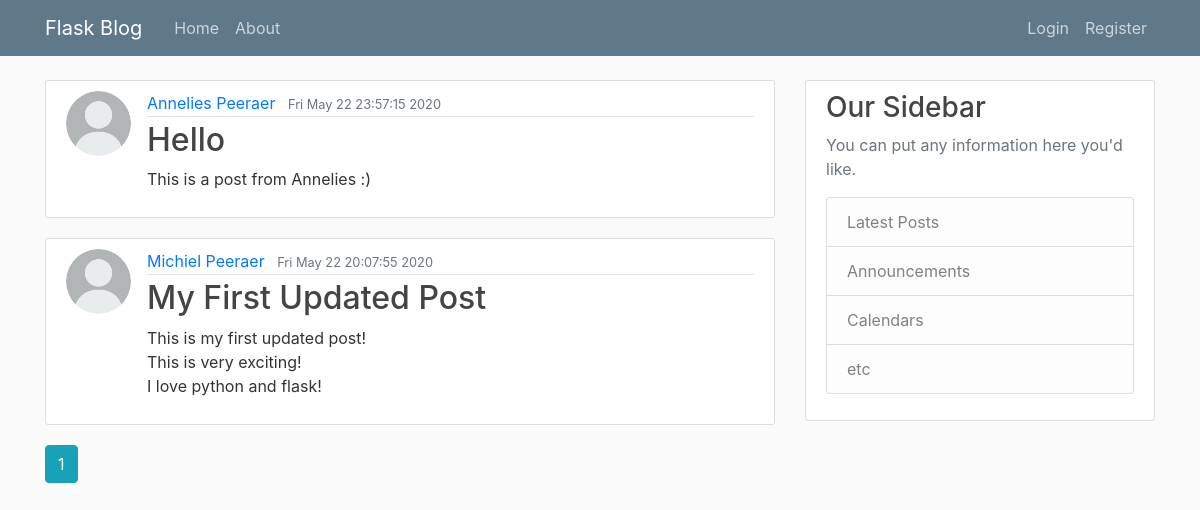
Page /home on the earlier database version.
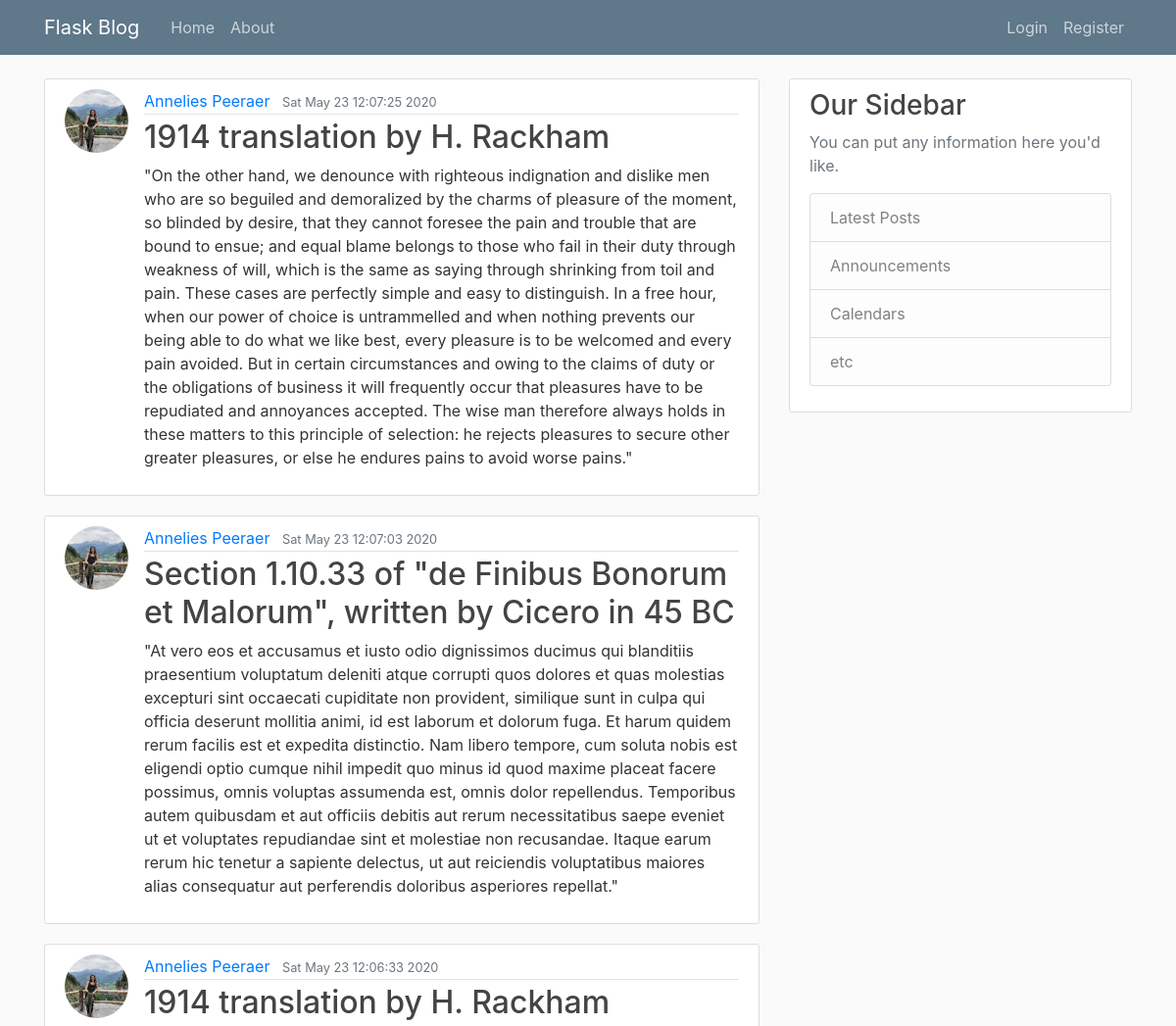
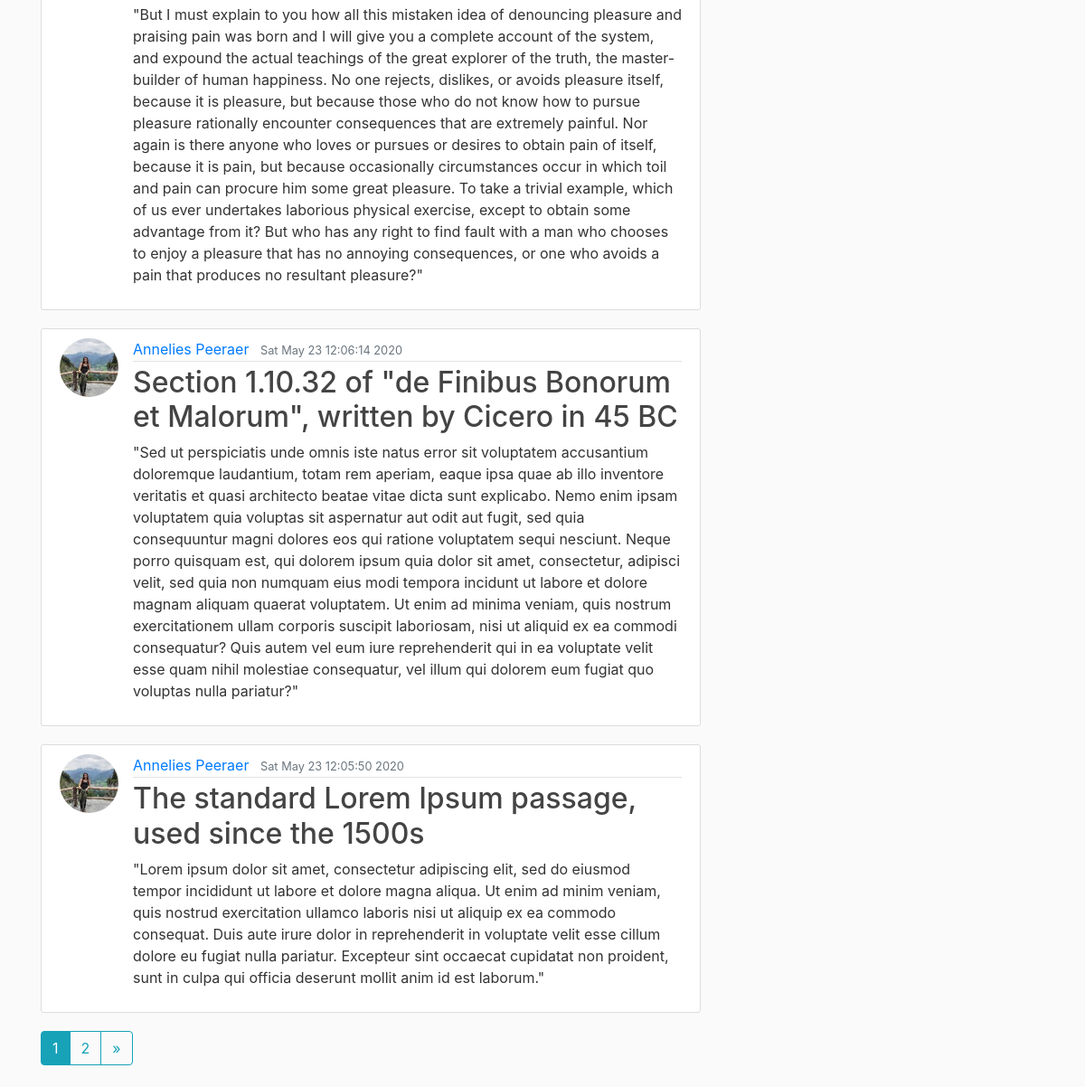
Same page on the later database version (2 pictures, top to bottom).
### flaskblog/models.py (models this page shows, shortened)
class Post(db.Model):
    id = db.Column(db.Integer, primary_key=True)
    title = db.Column(db.String(100), nullable=False)
    date_posted = db.Column(db.DateTime, nullable=False, default=datetime.now)
    content = db.Column(db.Text, nullable=False)
    user_id = db.Column(db.Integer, db.ForeignKey('user.id'), nullable=False)

class User(db.Model, UserMixin):
    id = db.Column(db.Integer, primary_key=True)
    username = db.Column(db.String(20), unique=True, nullable=False)
    email = db.Column(db.String(120), unique=True, nullable=False)
    image_file = db.Column(db.String(20), nullable=False, default='default.jpg')
    password = db.Column(db.String(60), nullable=False)
    posts = db.relationship('Post', backref='author', lazy=True)

### flaskblog/routes.py (the view)
@app.route("/")
@app.route("/home")
def home():
    page = request.args.get('page', 1, type=int)
    posts = Post.query.order_by(Post.date_posted.desc()).paginate(page=page, per_page=5)
    return render_template('home.html', posts=posts)

### flaskblog/templates/home.html (shortened to what this page needs)
{% extends "layout.html" %}
{% block content %}
    {% for post in posts.items %}
        <article class="media content-section">
            <img class="rounded-circle article-img" src="{{ url_for('static', filename='profile_pics/' + post.author.image_file) }}">
            <div class="media-body">
                <div class="article-metadata">
                    <a class="mr-2" href="#">{{ post.author.username }}</a>
                    <small class="text-muted">{{ post.date_posted.strftime('%c') }}</small>
                </div>
                <h2><a class="article-title" href="{{ url_for('post', post_id=post.id) }}">{{ post.title }}</a></h2>
                <p class="article-content">{{ post.content }}</p>
            </div>
        </article>
    {% endfor %}
    <div class="btn-group">
        {% for page_num in posts.iter_pages(left_edge=1, right_edge=1, left_current=1, right_current=2) %}
            {% if page_num %}
                {% if posts.page == page_num %}
                    <a class="btn btn-info mb-4" href="{{ url_for('home', page=page_num) }}">{{ page_num }}</a>
                {% else %}
                    <a class="btn btn-outline-info mb-4" href="{{ url_for('home', page=page_num) }}">{{ page_num }}</a>
                {% endif %}
            {% else %}
                <span class="btn btn-outline-info mb-4 disabled">...</span>
            {% endif %}
        {% endfor %}
        {% if posts.has_next %}
            <a class="btn btn-outline-info mb-4" href="{{ url_for('home', page=posts.next_num) }}">
                <span>&raquo;</span>
            </a>
        {% endif %}
    </div>
{% endblock content %}

### flaskblog/templates/layout.html (shortened to what this page needs)
<!DOCTYPE html>
<html lang="en">
<head>
    <link rel="stylesheet" href="https://stackpath.bootstrapcdn.com/bootstrap/4.5.0/css/bootstrap.min.css">
    <link rel="stylesheet" type="text/css" href="{{ url_for('static', filename='main.css') }}">
</head>
<body>
    <header class="site-header">
        <nav class="navbar navbar-expand-md navbar-dark bg-steel fixed-top">
            <div class="container">
                <a class="navbar-brand mr-4" href="/">Flask Blog</a>
                <div class="collapse navbar-collapse" id="navbarToggle">
                    <div class="navbar-nav mr-auto">
                        <a class="nav-item nav-link" href="{{ url_for('home') }}">Home</a>
                        <a class="nav-item nav-link" href="{{ url_for('about') }}">About</a>
                    </div>
                    <div class="navbar-nav">
                        {% if current_user.is_authenticated %}
                            <a class="nav-item nav-link" href="{{ url_for('new_post') }}">New Post</a>
                            <a class="nav-item nav-link" href="{{ url_for('account') }}">Account</a>
                            <a class="nav-item nav-link" href="{{ url_for('logout') }}">Logout</a>
                        {% else %}
                            <a class="nav-item nav-link" href="{{ url_for('login') }}">Login</a>
                            <a class="nav-item nav-link" href="{{ url_for('register') }}">Register</a>
                        {% endif %}
                    </div>
                </div>
            </div>
        </nav>
    </header>
    <main role="main" class="container">
        <div class="row">
            <div class="col-md-8">
                {% block content %}{% endblock content %}
            </div>
            <div class="col-md-4">
                <div class="content-section">
                    <h3>Our Sidebar</h3>
                    <p class='text-muted'>You can put any information here you'd like.
                        <ul class="list-group">
                            <li class="list-group-item list-group-item-light">Latest Posts</li>
                            <li class="list-group-item list-group-item-light">Announcements</li>
                            <li class="list-group-item list-group-item-light">Calendars</li>
                            <li class="list-group-item list-group-item-light">etc</li>
                        </ul>
                    </p>
                </div>
            </div>
        </div>
    </main>
</body>
</html>

### flaskblog/static/main.css (style rules this page uses)
body { background: #fafafa; color: #333333; margin-top: 5rem; }
h1, h2, h3, h4, h5, h6 { color: #444444; }
.bg-steel { background-color: #5f788a; }
.site-header .navbar-nav .nav-link { color: #cbd5db; }
.content-section { background: #ffffff; padding: 10px 20px; border: 1px solid #dddddd; border-radius: 3px; margin-bottom: 20px; }
.article-title { color: #444444; }
.article-content { white-space: pre-line; }
.article-img { height: 65px; width: 65px; margin-right: 16px; }
.article-metadata { padding-bottom: 1px; margin-bottom: 4px; border-bottom: 1px solid #e3e3e3 }

Differences in the rows shown:
no longer on this page (row edited): Post: image_file (placeholder picture), author.username "Annelies Peeraer", date_posted "Fri May 22 23:57:15 2020", title "Hello", content "This is a post from Annelies :)"
no longer on this page (row edited): Post: image_file (placeholder picture), author.username "Michiel Peeraer", date_posted "Fri May 22 20:07:55 2020", title "My First Updated Post", content "This is my first updated post! This is very exciting! I love python and flask!"
added Post: image_file (picture), author.username "Annelies Peeraer", date_posted "Sat May 23 12:07:25 2020", title "1914 translation by H. Rackham", content "\"On the other hand, we denounce with righteous indignation and dislike men who are so beguiled and demoralized by the charms of pleasure of the moment, so blinded by desire, that they cannot foresee the pain and trouble that are bound to ensue; and equal blame belongs to those who fail in their duty through weakness of will, which is the same as saying through shrinking from toil and pain. These cases are perfectly simple and easy to distinguish. In a free hour, when our power of choice is untrammelled and when nothing prevents our being able to do what we like best, every pleasure is to be welcomed and every pain avoided. But in certain circumstances and owing to the claims of duty or the…"
added Post: image_file (picture), author.username "Annelies Peeraer", date_posted "Sat May 23 12:07:03 2020", title "Section 1.10.33 of \"de Finibus Bonorum et Malorum\", written by Cicero in 45 BC", content "\"At vero eos et accusamus et iusto odio dignissimos ducimus qui blanditiis praesentium voluptatum deleniti atque corrupti quos dolores et quas molestias excepturi sint occaecati cupiditate non provident, similique sunt in culpa qui officia deserunt mollitia animi, id est laborum et dolorum fuga. Et harum quidem rerum facilis est et expedita distinctio. Nam libero tempore, cum soluta nobis est eligendi optio cumque nihil impedit quo minus id quod maxime placeat facere possimus, omnis voluptas assumenda est, omnis dolor repellendus. Temporibus autem quibusdam et aut officiis debitis aut rerum necessitatibus saepe eveniet ut et voluptates repudiandae sint et molestiae non recusandae. Itaque…"
added Post: image_file (picture), author.username "Annelies Peeraer", date_posted "Sat May 23 12:06:33 2020", title "1914 translation by H. Rackham", content "\"But I must explain to you how all this mistaken idea of denouncing pleasure and praising pain was born and I will give you a complete account of the system, and expound the actual teachings of the great explorer of the truth, the master-builder of human happiness. No one rejects, dislikes, or avoids pleasure itself, because it is pleasure, but because those who do not know how to pursue pleasure rationally encounter consequences that are extremely painful. Nor again is there anyone who loves or pursues or desires to obtain pain of itself, because it is pain, but because occasionally circumstances occur in which toil and pain can procure him some great pleasure. To take a trivial example,…"
added Post: image_file (picture), author.username "Annelies Peeraer", date_posted "Sat May 23 12:06:14 2020", title "Section 1.10.32 of \"de Finibus Bonorum et Malorum\", written by Cicero in 45 BC", content "\"Sed ut perspiciatis unde omnis iste natus error sit voluptatem accusantium doloremque laudantium, totam rem aperiam, eaque ipsa quae ab illo inventore veritatis et quasi architecto beatae vitae dicta sunt explicabo. Nemo enim ipsam voluptatem quia voluptas sit aspernatur aut odit aut fugit, sed quia consequuntur magni dolores eos qui ratione voluptatem sequi nesciunt. Neque porro quisquam est, qui dolorem ipsum quia dolor sit amet, consectetur, adipisci velit, sed quia non numquam eius modi tempora incidunt ut labore et dolore magnam aliquam quaerat voluptatem. Ut enim ad minima veniam, quis nostrum exercitationem ullam corporis suscipit laboriosam, nisi ut aliquid ex ea commodi…"
added Post: image_file (picture), author.username "Annelies Peeraer", date_posted "Sat May 23 12:05:50 2020", title "The standard Lorem Ipsum passage, used since the 1500s", content "\"Lorem ipsum dolor sit amet, consectetur adipiscing elit, sed do eiusmod tempor incididunt ut labore et dolore magna aliqua. Ut enim ad minim veniam, quis nostrud exercitation ullamco laboris nisi ut aliquip ex ea commodo consequat. Duis aute irure dolor in reprehenderit in voluptate velit esse cillum dolore eu fugiat nulla pariatur. Excepteur sint occaecat cupidatat non proident, sunt in culpa qui officia deserunt mollit anim id est laborum.\""
Other differences:
new list line: "2"
